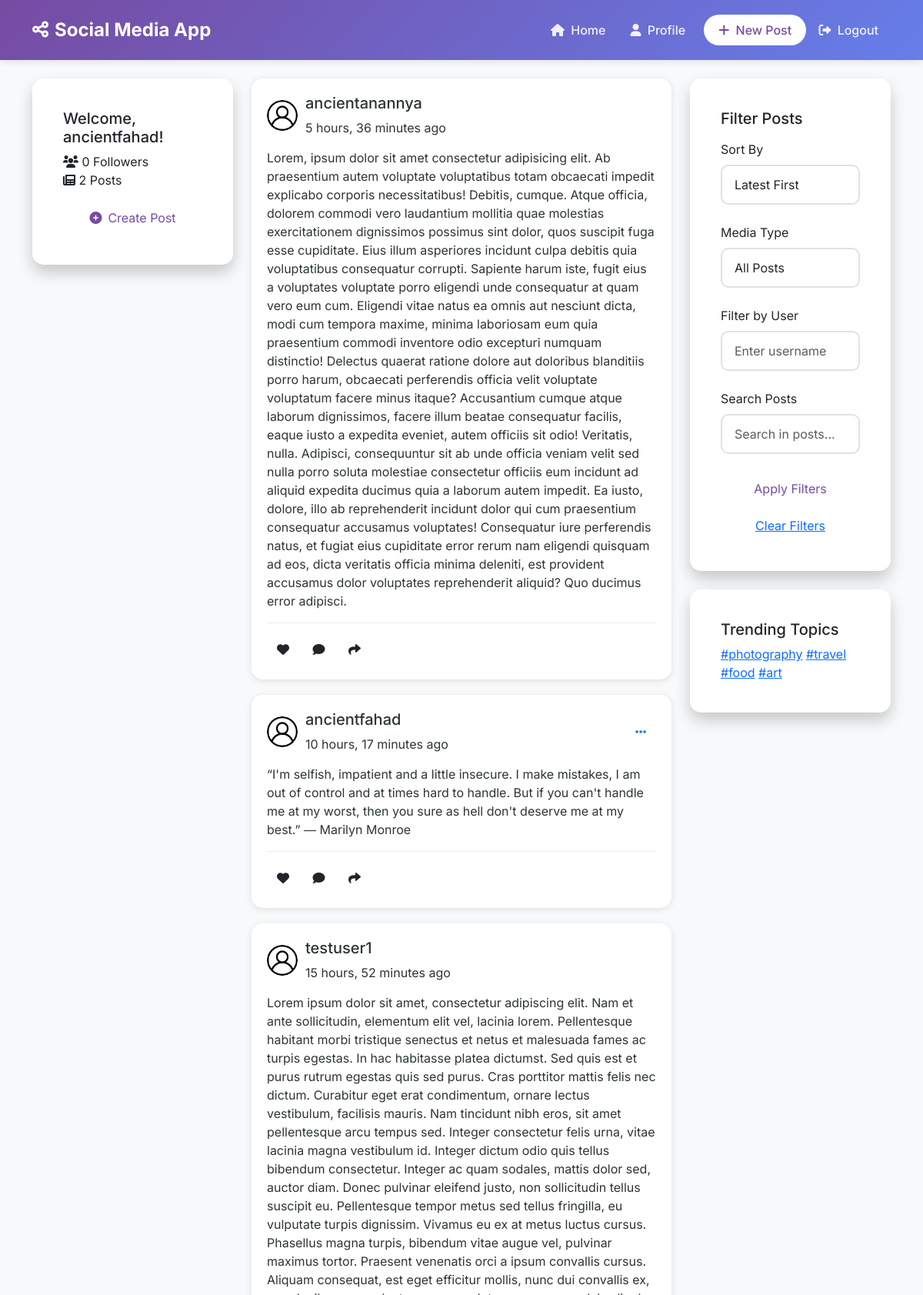
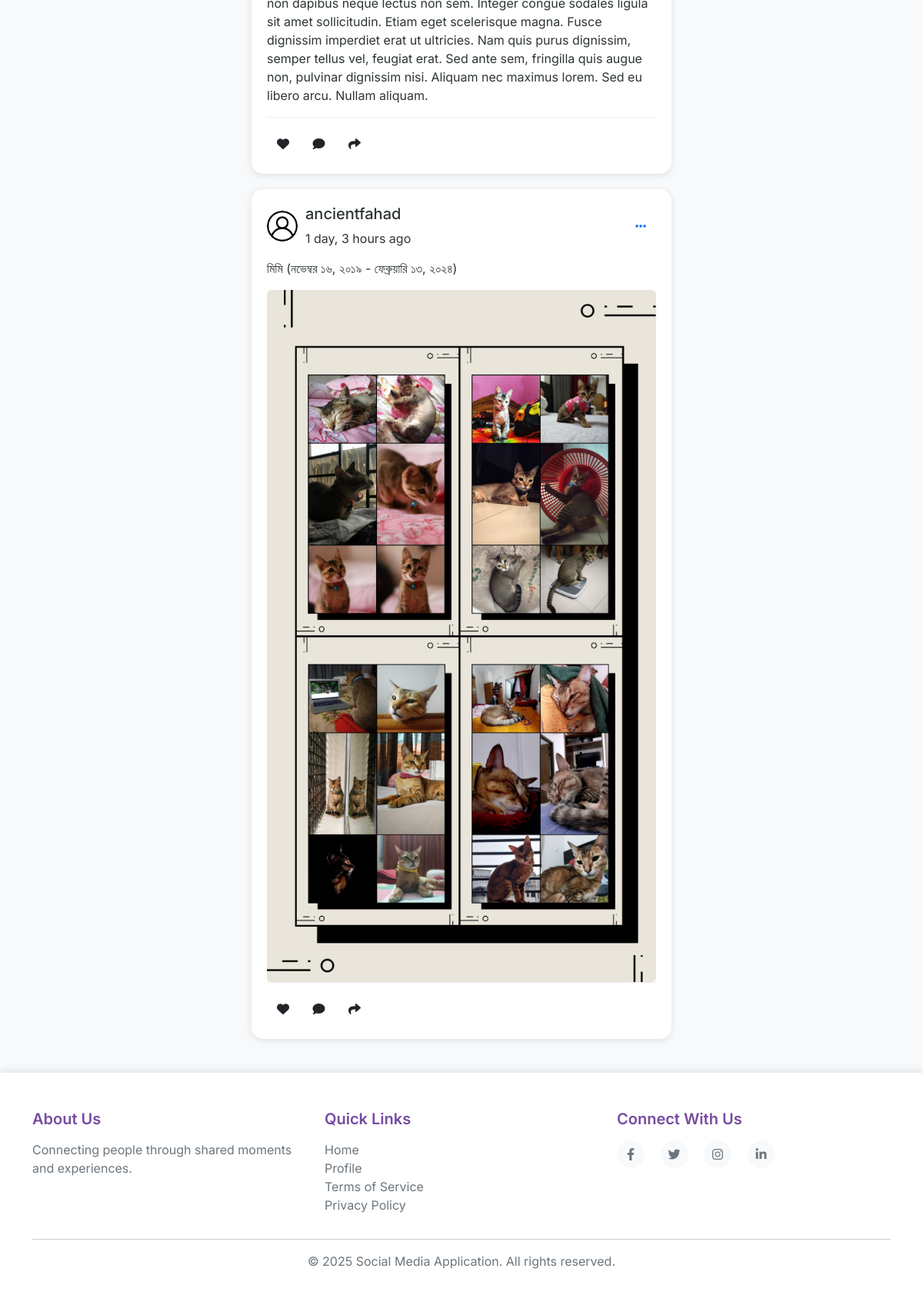
Screenshot of / (signed in) with the database file from the repository (2 pictures, top to bottom).
### core/models.py (models this page shows, shortened)
class Post(models.Model):
    user = models.ForeignKey(User, on_delete=models.CASCADE, related_name='posts')
    content = models.TextField()
    image = models.ImageField(upload_to='posts/', blank=True, null=True)
    created_at = models.DateTimeField(auto_now_add=True)
    updated_at = models.DateTimeField(auto_now=True)
    class Meta:
        ordering = ['-created_at']

### core/views.py (the view)
# urls.py: path('', views.HomeView.as_view(), name='home'),
class HomeView(ListView):
    model = Post
    template_name = 'core/home.html'
    context_object_name = 'posts'
    paginate_by = 10
    def get_queryset(self):
        queryset = Post.objects.all()
        date_filter = self.request.GET.get('date', 'latest')
        if date_filter == 'oldest':
            queryset = queryset.order_by('created_at')
        else:
            queryset = queryset.order_by('-created_at')
        media_filter = self.request.GET.get('media', 'all')
        print(f"HomeView - Media filter: {media_filter}")
        if media_filter == 'text':
            queryset = queryset.filter(Q(image__isnull=True) | Q(image=''))
            print(f"HomeView - Text-only posts: {queryset.count()}")
        elif media_filter == 'images':
            queryset = queryset.exclude(Q(image__isnull=True) | Q(image=''))
            print(f"HomeView - Image posts: {queryset.count()}")
        user_filter = self.request.GET.get('user', '')
        if user_filter:
            queryset = queryset.filter(user__username__iexact=user_filter)
        search_query = self.request.GET.get('q', '')
        if search_query:
            queryset = queryset.filter(content__icontains=search_query)
        print(f"HomeView - Final queryset count: {queryset.count()}")
        return queryset
    def get_context_data(self, **kwargs):
        context = super().get_context_data(**kwargs)
        context['date_filter'] = self.request.GET.get('date', 'latest')
        context['media_filter'] = self.request.GET.get('media', 'all')
        context['user_filter'] = self.request.GET.get('user', '')
        context['search_query'] = self.request.GET.get('q', '')
        return context

### templates/core/home.html (shortened to what this page needs)
{% extends 'base.html' %}
{% load static %}
{% block content %}
<div class="home-container">
    <div class="row">
        <div class="col-lg-3 d-none d-lg-block">
            <div class="card sidebar-card">
                <div class="card-body">
                    <h5 class="sidebar-title">Welcome{% if user.is_authenticated %}, {{ user.username }}{% endif %}!</h5>
                    <div class="quick-stats">
                        <div class="stat-item">
                            <i class="fas fa-users"></i>
                            <span>{{ user.followers.count|default:"0" }} Followers</span>
                        </div>
                        <div class="stat-item">
                            <i class="fas fa-newspaper"></i>
                            <span>{{ user.posts.count|default:"0" }} Posts</span>
                        </div>
                    </div>
                    {% if user.is_authenticated %}
                        <button class="btn btn-custom-primary w-100 mt-3" data-bs-toggle="modal" data-bs-target="#createPostModal">
                            <i class="fas fa-plus-circle me-2"></i>Create Post
                        </button>
                    {% endif %}
                </div>
            </div>
        </div>
        <div class="col-lg-6">
            <div class="posts-container">
                {% for post in posts %}
                    <div class="post-card fade-in">
                        <div class="post-header">
                            <div class="user-info">
                                <img src="{{ post.user.profile.avatar.url|default:'/static/images/default-avatar.png' }}"
                                     class="user-avatar" alt="Profile picture">
                                <div class="user-details">
                                    <h5 class="username">{{ post.user.username }}</h5>
                                    <span class="post-time">{{ post.created_at|timesince }} ago</span>
                                </div>
                            </div>
                            {% if user == post.user %}
                                <div class="post-actions dropdown">
                                    <button class="btn btn-link" data-bs-toggle="dropdown">
                                        <i class="fas fa-ellipsis-h"></i>
                                    </button>
                                </div>
                            {% endif %}
                        </div>
                        <div class="post-content">
                            <p>{{ post.content }}</p>
                            {% if post.image %}
                                <div class="post-image">
                                    <img src="{{ post.image.url }}" class="img-fluid rounded" alt="Post image"
                                         onclick="openImageModal(this.src)">
                                </div>
                            {% endif %}
                        </div>
                        <div class="post-footer">
                            <div class="interaction-buttons">
                                <button class="btn btn-like {% if user in post.likes.all %}active{% endif %}"
                                        data-post-id="{{ post.id }}">
                                    <i class="fas fa-heart"></i>
                                </button>
                                <button class="btn btn-comment" onclick="">
                                    <i class="fas fa-comment"></i>
                                </button>
                                <button class="btn btn-share" onclick="">
                                    <i class="fas fa-share"></i>
                                </button>
                            </div>
                        </div>
                    </div>
                {% endfor %}
            </div>
        </div>
        <div class="col-lg-3 d-none d-lg-block">
            <div class="card sidebar-card mb-4">
                <div class="card-body">
                    <h5 class="sidebar-title">Filter Posts</h5>
                    <form method="GET" action="" class="mt-3">
                        <div class="form-group">
                            <label class="form-label">Sort By</label>
                            <select name="date" class="form-control">
                                <option value="latest" {% if date_filter == 'latest' %}selected{% endif %}>Latest First</option>
                            </select>
                        </div>
                        <div class="form-group">
                            <label class="form-label">Media Type</label>
                            <select name="media" class="form-control">
                                <option value="all" {% if media_filter == 'all' %}selected{% endif %}>All Posts</option>
                            </select>
                        </div>
                        <div class="form-group">
                            <label class="form-label">Filter by User</label>
                            <input type="text" name="user" class="form-control" value="{{ user_filter }}"
                                   placeholder="Enter username">
                        </div>
                        <div class="form-group mb-4">
                            <label class="form-label">Search Posts</label>
                            <input type="text" name="q" class="form-control" value="{{ search_query }}"
                                   placeholder="Search in posts...">
                        </div>
                        <button type="submit" class="btn btn-custom-primary w-100">
                            Apply Filters
                        </button>
                        {% if date_filter or media_filter or user_filter or search_query %}
                            <a href="?" class="btn btn-link w-100 mt-2">Clear Filters</a>
                        {% endif %}
                    </form>
                </div>
            </div>
            <div class="card sidebar-card">
                <div class="card-body">
                    <h5 class="sidebar-title">Trending Topics</h5>
                    <div class="trending-tags">
                        <a href="#" class="tag">#photography</a>
                        <a href="#" class="tag">#travel</a>
                        <a href="#" class="tag">#food</a>
                        <a href="#" class="tag">#art</a>
                    </div>
                </div>
            </div>
        </div>
    </div>
</div>
{% endblock %}

### static/css/style.css (style rules this page uses)
:root { --primary-color: #764ba2; --secondary-color: #667eea; --background-color: #f8f9fa; --text-color: #2d3436; --navbar-height: 70px; }
body { font-family: 'Inter', sans-serif; background-color: var(--background-color); color: var(--text-color); min-height: 100vh; display: flex; flex-direction: column; }
.btn-custom-primary { background-color: white; color: var(--primary-color) !important; border-radius: 20px; padding: 0.5rem 1.2rem !important; transition: all 0.3s ease; }
.card { border: none; border-radius: 15px; box-shadow: 0 10px 20px rgba(0,0,0,0.2); backdrop-filter: blur(10px); background: rgba(255, 255, 255, 0.95); transition: transform 0.3s ease; }
.card-body { padding: 2.5rem; }
.form-group { margin-bottom: 1.5rem; position: relative; }
.form-control { border-radius: 10px; padding: 0.75rem 1rem; border: 2px solid #e1e1e1; transition: all 0.3s ease; }
.post-card { background: white; border-radius: 15px; border: none; box-shadow: 0 2px 10px rgba(0,0,0,0.1); margin-bottom: 20px; padding: 20px; }
.post-header { display: flex; justify-content: space-between; align-items: center; margin-bottom: 15px; }
.user-info { display: flex; align-items: center; }
.user-avatar { width: 40px; height: 40px; border-radius: 50%; margin-right: 10px; object-fit: cover; }
.post-footer { border-top: 1px solid #eee; padding-top: 15px; }
.fade-in { animation: fadeIn 0.5s ease; }

### rows the page displays
Post: user.username "ancientanannya", created_at "5 hours, 36 minutes", content "Lorem, ipsum dolor sit amet consectetur adipisicing elit. Ab praesentium autem voluptate voluptatibus totam obcaecati impedit explicabo corporis necessitatibus! Debitis, cumque. Atque officia, dolorem commodi vero laudantium mollitia quae molestias exercitationem dignissimos possimus sint dolor, quos suscipit fuga esse cupiditate. Eius illum asperiores incidunt culpa debitis quia voluptatibus consequatur corrupti. Sapiente harum iste, fugit eius a voluptates voluptate porro eligendi unde consequatur at quam vero eum cum. Eligendi vitae natus ea omnis aut nesciunt dicta, modi cum tempora maxime, minima laboriosam eum quia praesentium commodi inventore odio excepturi numquam distinctio!…"
Post: user.username "ancientfahad", created_at "10 hours, 17 minutes", content "“I'm selfish, impatient and a little insecure. I make mistakes, I am out of control and at times hard to handle. But if you can't handle me at my worst, then you sure as hell don't deserve me at my best.” ― Marilyn Monroe"
Post: user.username "testuser1", created_at "15 hours, 52 minutes", content "Lorem ipsum dolor sit amet, consectetur adipiscing elit. Nam et ante sollicitudin, elementum elit vel, lacinia lorem. Pellentesque habitant morbi tristique senectus et netus et malesuada fames ac turpis egestas. In hac habitasse platea dictumst. Sed quis est et purus rutrum egestas quis sed purus. Cras porttitor mattis felis nec dictum. Curabitur eget erat condimentum, ornare lectus vestibulum, facilisis mauris. Nam tincidunt nibh eros, sit amet pellentesque arcu tempus sed. Integer consectetur felis urna, vitae lacinia magna vestibulum id. Integer dictum odio quis tellus bibendum consectetur. Integer ac quam sodales, mattis dolor sed, auctor diam. Donec pulvinar eleifend justo, non…"
Post: user.username "ancientfahad", created_at "1 day, 3 hours", content "মিমি (নভেম্বর ১৬, ২০১৯ - ফেব্রুয়ারি ১৩, ২০২৪)", image (picture)

### other values shown
{{ user.username }} "ancientfahad"
{{ user.followers.count|default:"0" }} "0"
{{ user.posts.count|default:"0" }} "2"
